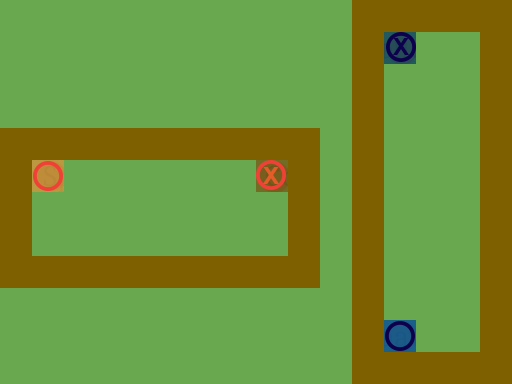

A level layout from a 2D game, rendered from its tile map. Below: a short description, then the map file with its tile-grid data intact:
An orthogonal 16x12 tile map with 32x32 px tiles, 3 tile layers (Ground, Obstacles, Objects), 1 hidden layer not drawn.

<map version="1.0" orientation="orthogonal" renderorder="right-down" width="16" height="12" tilewidth="32" tileheight="32" nextobjectid="1">
 <tileset firstgid="1" name="TilesetPlaceholder" tilewidth="32" tileheight="32" tilecount="240" columns="10">
  <image source="../Tileset.png" width="320" height="768" />
 </tileset>
 <layer name="Ground" width="16" height="12">
  <data encoding="csv">
1,1,1,1,1,1,1,1,1,1,1,1,1,1,1,1,
1,1,1,1,1,1,1,1,1,1,1,1,1,1,1,1,
1,1,1,1,1,1,1,1,1,1,1,1,1,1,1,1,
1,1,1,1,1,1,1,1,1,1,1,1,1,1,1,1,
1,1,1,1,1,1,1,1,1,1,1,1,1,1,1,1,
1,1,1,1,1,1,1,1,1,1,1,1,1,1,1,1,
1,1,1,1,1,1,1,1,1,1,1,1,1,1,1,1,
1,1,1,1,1,1,1,1,1,1,1,1,1,1,1,1,
1,1,1,1,1,1,1,1,1,1,1,1,1,1,1,1,
1,1,1,1,1,1,1,1,1,1,1,1,1,1,1,1,
1,1,1,1,1,1,1,1,1,1,1,1,1,1,1,1,
1,1,1,1,1,1,1,1,1,1,1,1,1,1,1,1
</data>
 </layer>
 <layer name="Obstacles" width="16" height="12">
  <data encoding="csv">
0,0,0,0,0,0,0,0,0,0,0,41,41,41,41,41,
0,0,0,0,0,0,0,0,0,0,0,41,0,0,0,41,
0,0,0,0,0,0,0,0,0,0,0,41,0,0,0,41,
0,0,0,0,0,0,0,0,0,0,0,41,0,0,0,41,
41,41,41,41,41,41,41,41,41,41,0,41,0,0,0,41,
41,0,0,0,0,0,0,0,0,41,0,41,0,0,0,41,
41,0,0,0,0,0,0,0,0,41,0,41,0,0,0,41,
41,0,0,0,0,0,0,0,0,41,0,41,0,0,0,41,
41,41,41,41,41,41,41,41,41,41,0,41,0,0,0,41,
0,0,0,0,0,0,0,0,0,0,0,41,0,0,0,41,
0,0,0,0,0,0,0,0,0,0,0,41,0,0,0,41,
0,0,0,0,0,0,0,0,0,0,0,41,41,41,41,41
</data>
 </layer>
 <layer name="Objects" width="16" height="12">
  <data encoding="csv">
0,0,0,0,0,0,0,0,0,0,0,0,0,0,0,0,
0,0,0,0,0,0,0,0,0,0,0,0,182,0,0,0,
0,0,0,0,0,0,0,0,0,0,0,0,0,0,0,0,
0,0,0,0,0,0,0,0,0,0,0,0,0,0,0,0,
0,0,0,0,0,0,0,0,0,0,0,0,0,0,0,0,
0,81,0,0,0,0,0,0,181,0,0,0,0,0,0,0,
0,0,0,0,0,0,0,0,0,0,0,0,0,0,0,0,
0,0,0,0,0,0,0,0,0,0,0,0,0,0,0,0,
0,0,0,0,0,0,0,0,0,0,0,0,0,0,0,0,
0,0,0,0,0,0,0,0,0,0,0,0,0,0,0,0,
0,0,0,0,0,0,0,0,0,0,0,0,82,0,0,0,
0,0,0,0,0,0,0,0,0,0,0,0,0,0,0,0
</data>
 </layer>
 <layer name="Solution" width="16" height="12" visible="0">
  <data encoding="csv">
0,0,0,0,0,0,0,0,0,0,0,0,0,0,0,0,
0,0,0,0,0,0,0,0,0,0,0,0,0,0,0,0,
0,0,0,0,0,0,0,0,0,0,0,0,222,0,0,0,
0,0,0,0,0,0,0,0,0,0,0,0,222,0,0,0,
0,0,0,0,0,0,0,0,0,0,0,0,222,0,0,0,
0,0,0,0,0,0,0,0,0,0,0,0,222,0,0,0,
0,0,0,0,0,0,0,0,0,0,0,0,222,0,0,0,
0,0,0,0,0,0,0,0,0,0,0,0,222,0,0,0,
0,0,0,0,0,0,0,0,0,0,0,0,222,0,0,0,
0,0,0,0,0,0,0,0,0,0,0,0,222,0,0,0,
0,0,0,0,0,0,0,0,0,0,0,0,0,0,0,0,
0,0,0,0,0,0,0,0,0,0,0,0,0,0,0,0
</data>
 </layer>
</map>
